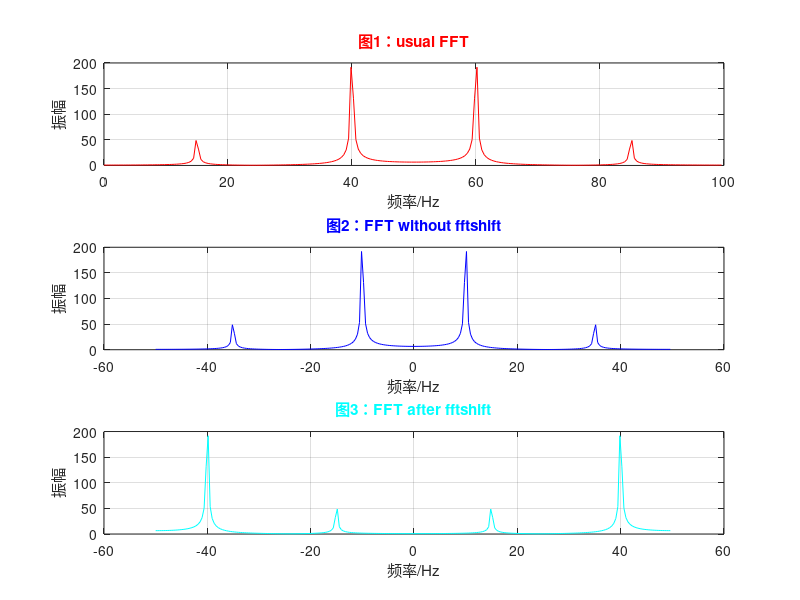

The MATLAB script that drew this image:
clf;

fs=100;N=256;   %采样频率和数据点数
n=0:N-1;t=n/fs;   %时间序列
x=0.5*sin(2*pi*15*t)+2*sin(2*pi*40*t); %信号

y1=fft(x,N);    %对信号进行快速Fourier变换
y2=fftshift(y1);

mag1=abs(y1);     %求得Fourier变换后的振幅
mag2=abs(y2);    

f1=n*fs/N;    %频率序列
f2=n*fs/N-fs/2;

subplot(3,1,1),plot(f1,mag1,'r');  %绘出随频率变化的振幅
xlabel('频率/Hz');
ylabel('振幅');title('图1：usual FFT','color','r');grid on;

subplot(3,1,2),plot(f2,mag1,'b');  %绘出随频率变化的振幅
xlabel('频率/Hz');
ylabel('振幅');title('图2：FFT without fftshift','color','b');grid on;

subplot(3,1,3),plot(f2, mag2,'c');  %绘出随频率变化的振幅
xlabel('频率/Hz');
ylabel('振幅');title('图3：FFT after fftshift','color','c');grid on;